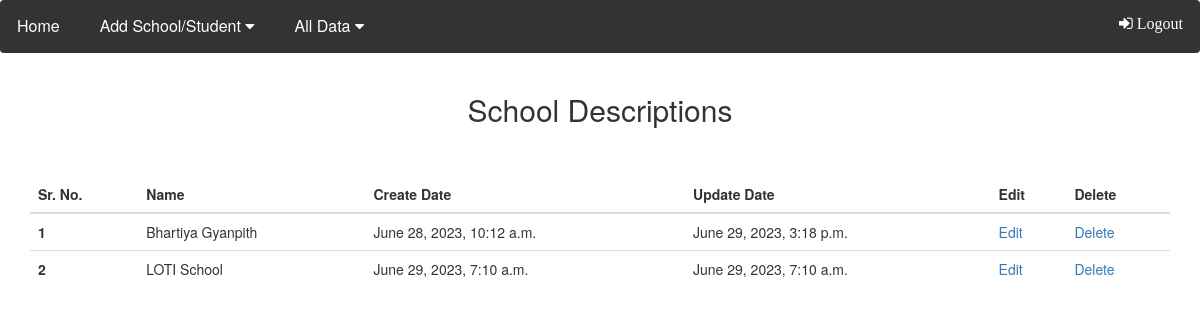
Screenshot of /app/sch-list/ with the database file from the repository.
### schoolapp/models.py (models this page shows)
class School(models.Model):
    name = models.CharField(max_length=100)
    create_at = models.DateTimeField(auto_now_add=True)
    update_at = models.DateTimeField(auto_now=True)

### schoolapp/views.py (the view)
# urls.py: path('sch-list/', sch_list),
def sch_list(request):
    obj = School.objects.all()
    return render(request, 'school_list.html', {'obj':obj})

### schoolapp/template/school_list.html (shortened to what this page needs)
{% include "header.html" %}
<!DOCTYPE html>
<html lang="en">
</head>
<link rel="stylesheet" href="https://maxcdn.bootstrapcdn.com/bootstrap/3.4.1/css/bootstrap.min.css">
<body>
    <div class="container">
        <center><h2>School Descriptions</h2></center>
        <br>
        <br>
    <table class="table">
        <thead>
          <tr>
            <th scope="col">Sr. No.</th>
            <th scope="col">Name</th>
            <th scope="col">Create Date</th>
            <th scope="col">Update Date</th>
            <th scope="col">Edit</th>
            <th scope="col">Delete</th>
          </tr>
        </thead>
        <tbody>
            {% for data in obj %}
          <tr>
            <th scope="row">{{data.id}}</th>
            <td>{{data.name}}</td>
            <td>{{data.create_at}}</td>
            <td>{{data.update_at}}</td>
            <td><a href="/app/update-school/{{data.id}}/">Edit</a></td>
            <td><a href="/app/delete-school/{{data.id}}/">Delete</a></td>
          </tr>
          {% endfor %}
    </tbody>
</table>
</div>
</body>
</html>

### schoolapp/template/header.html (style rules this page uses)
body { font-family: Arial, Helvetica, sans-serif; }

### rows the page displays
School: id "1", name "Bhartiya Gyanpith", create_at "June 28, 2023, 10:12 a.m.", update_at "June 29, 2023, 3:18 p.m."
School: id "2", name "LOTI School", create_at "June 29, 2023, 7:10 a.m.", update_at "June 29, 2023, 7:10 a.m."
